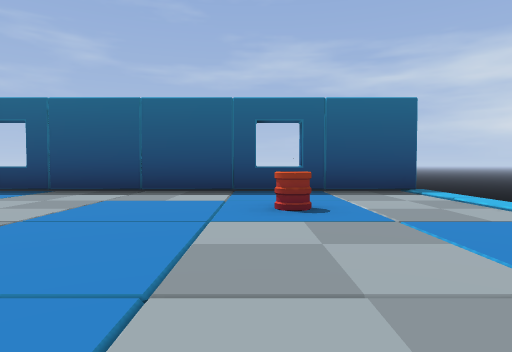
view 1 (above)

24 first-person views from a walk through a Godot game level. The camera is 1.2 m above the floor, tilts 2° down and sees 75° across. The floor is counted in squares, 2 m on a side. Each view is taken from the middle of a square. On the plan, view 1 faces up. The plan holds only what a view shows up to about 10 squares ahead; the rest is blank. The place goes on beyond the plan.

view 2
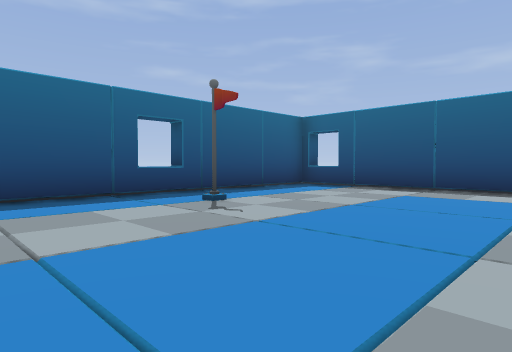

view 3
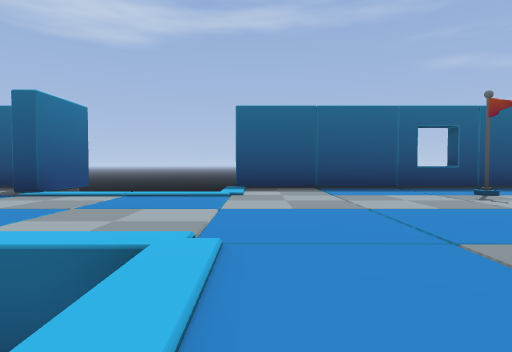

view 4
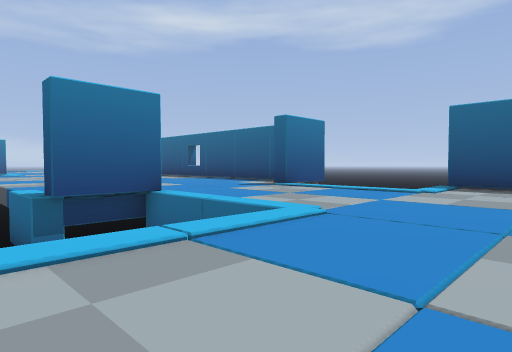

view 5
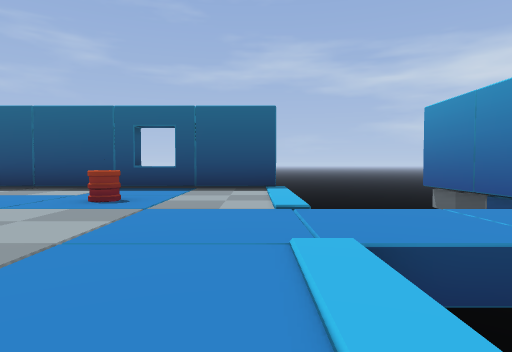

view 6
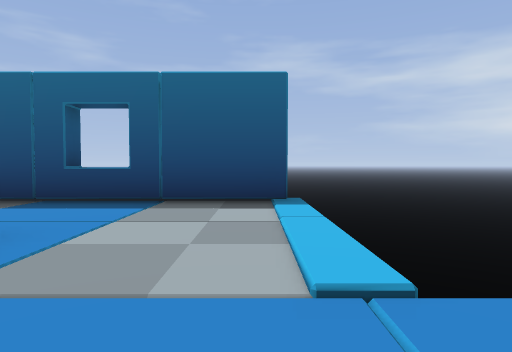

view 7
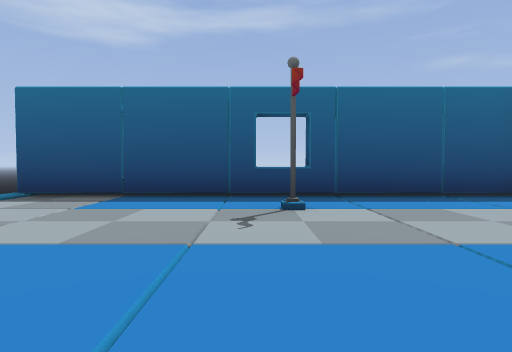

view 8
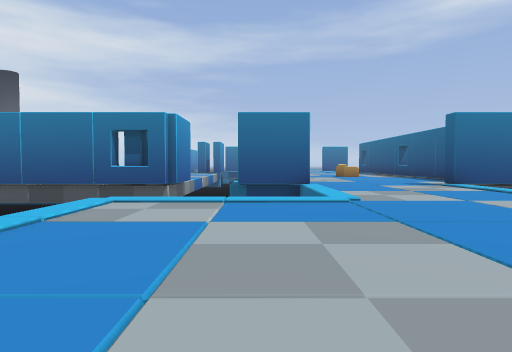

view 9
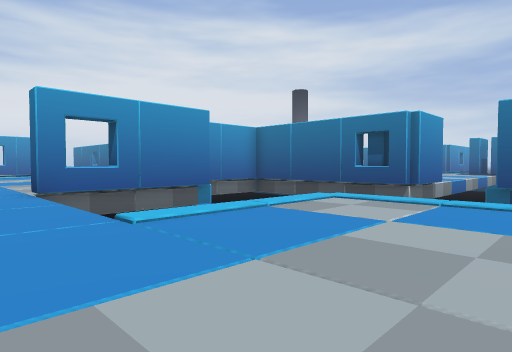

view 10
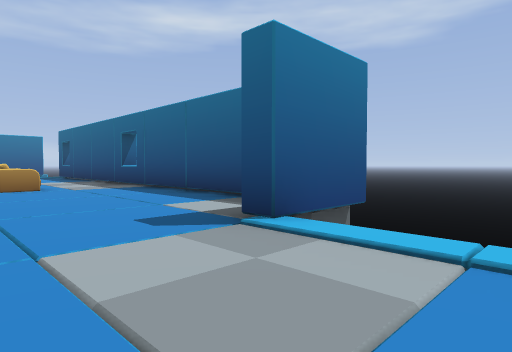

view 11
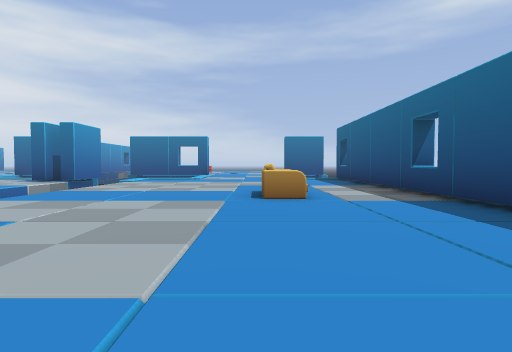

view 12
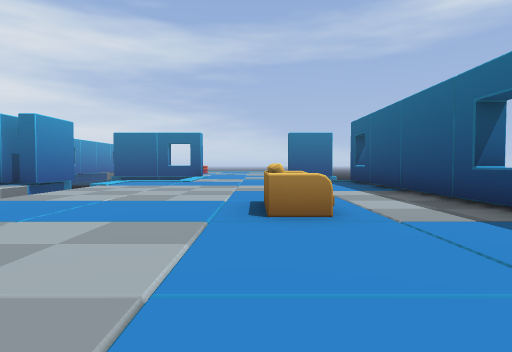

view 13
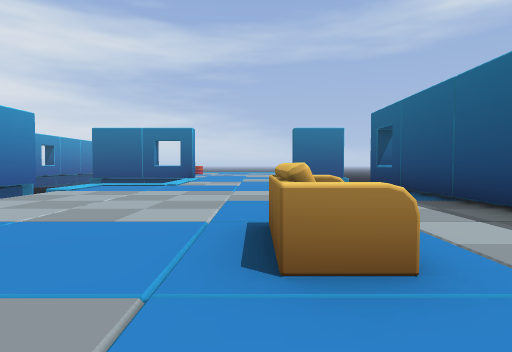

view 14
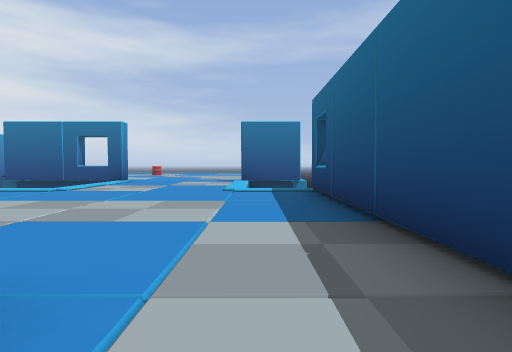

view 15
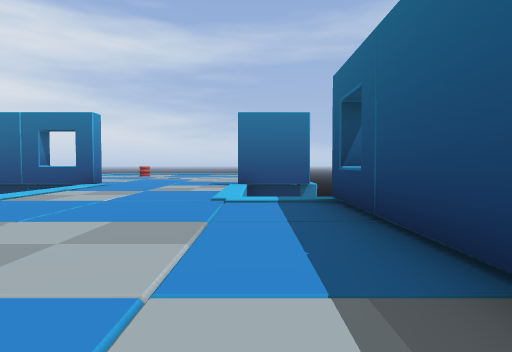

view 16
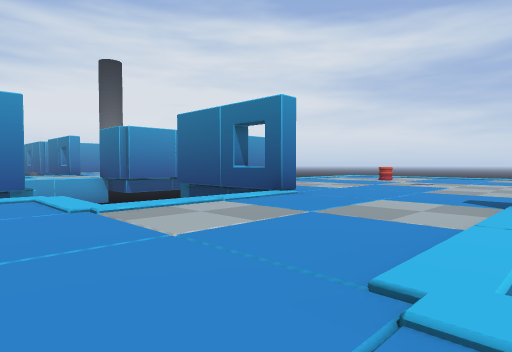

view 17
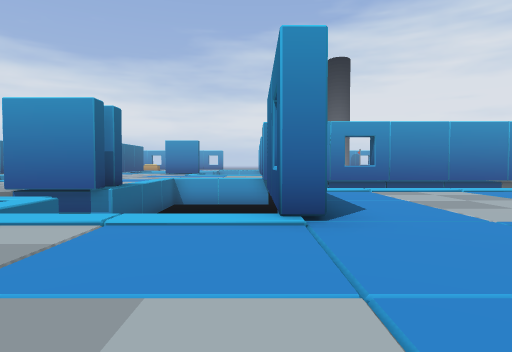

view 18
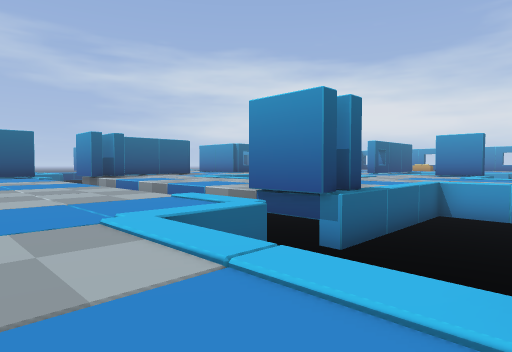

view 19
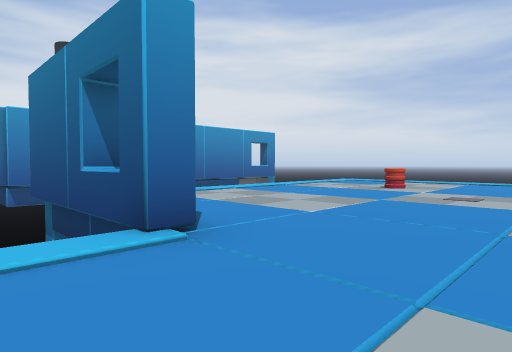

view 20
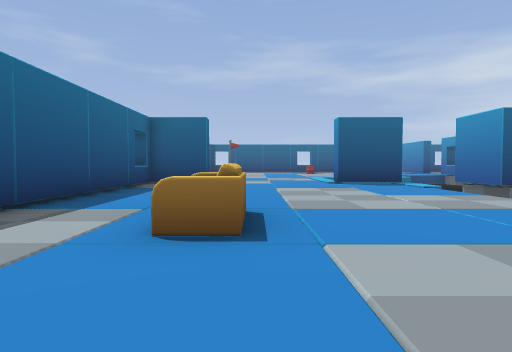

view 21
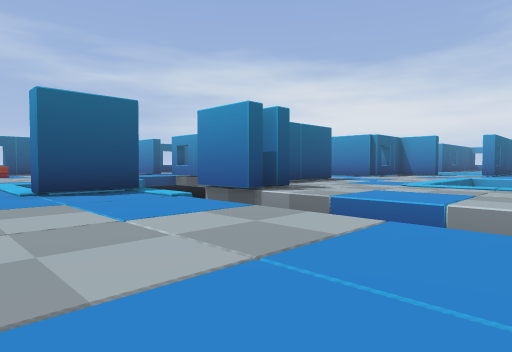

view 22
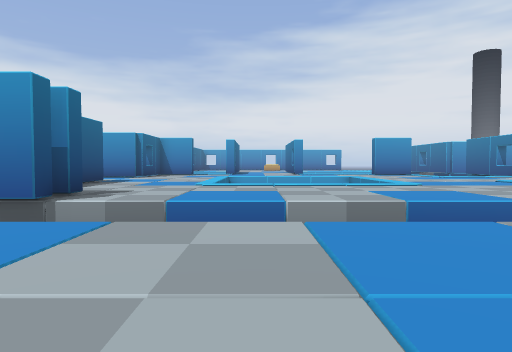

view 23
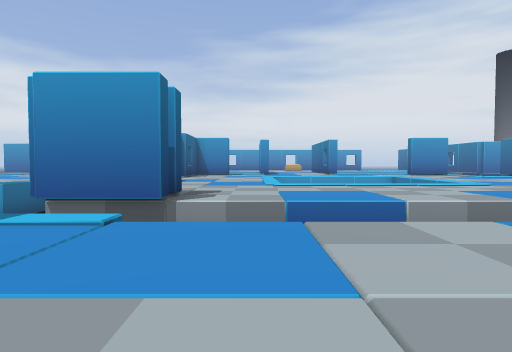

view 24
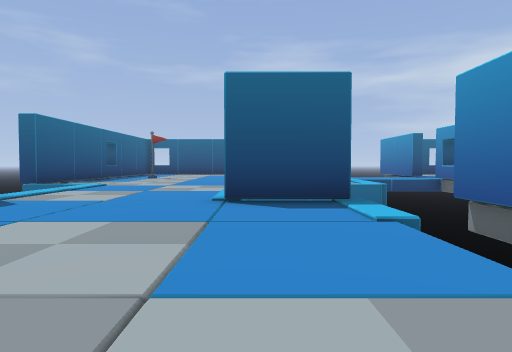

### Floor plan
Key: @ floor where view 1 was taken; # wall or solid block; . floor; v drop or lower ground; B barrel; F flag; S sofa.
Columns run from 7 left of view 1 to 10 right of it. Each row starts with its distance up from view 1.
  8  ########## vvv
  7 #..........vvv#
  6 #..........v  #
  5 #......B...v  #
  4 #..........v
  3 #.FF..........
  2 #.FF..............
  1 #..........v  #...
  0 #......@...v  #.
 -1 #..........v  #.
 -2 #..........vvv#.
 -3  vv....vvvvvvv v
 -4   v....v   vv
 -5   v....v   vv
 -6  ##....## v#####
 -7 #........v#.#  .
 -8 #........v#.#...
 -9 #........v .....
-10 #........v .....
-11 #........v ....v
-12 #........  ....v
-13 #..SS....  ....v
-14 #...S....  ....v
-15 #........  ....v
-16 #........  ....v
-17 #........  .....
-18 #........ v.....
-19 #........v#.#...
-20 #........v#.#..
-21  vv....vv vvvvvvv
-22   v....v  vvvvvvv
-23   v....v  vvvvvvv
-24 v##....#### vvv#
-25 v  ........vvv#.
-26    ........v
-27    ........v
-28    ........v
-29    ........v
-30     .......v
-31     ...B...
-32      .....
-33      ...
-34       ..

Positions as (right, up) in squares from view 1, and headings:
1: (0, 0), facing up
2: (0, -1), facing up-left
3: (2, -2), facing left
4: (3, 0), facing down-left
5: (3, -1), facing up
6: (3, 2), facing up
7: (0, 2), facing left
8: (1, 3), facing down
9: (0, 3), facing down-right
10: (-2, -4), facing down-left
11: (-3, -7), facing down
12: (-3, -9), facing down
13: (-3, -11), facing down
14: (-5, -13), facing down
15: (-5, -15), facing down
16: (-5, -19), facing down-right
17: (-4, -24), facing right
18: (-2, -24), facing up-right
19: (-3, -23), facing down-right
20: (-3, -17), facing up
21: (-2, -14), facing up-right
22: (-2, -12), facing right
23: (-2, -10), facing right
24: (0, -12), facing up
